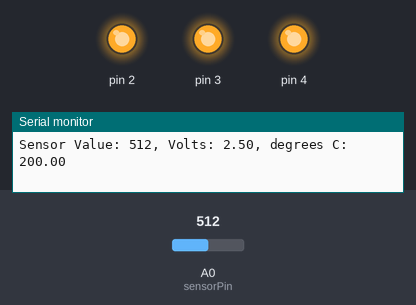
Simulated run of this sketch. Board: Arduino Uno, built with avr-gcc and run on an emulated ATmega328P. Parts: output pins drawn as LEDs (lit = HIGH), the last lines printed to the serial monitor. The test bench sets the inputs (shaded band); at power-on: A0 (sensorPin) = 512.

Above: at 1.2 s.
1.3 s: A0 (sensorPin) set to 164
4.3 s: A0 (sensorPin) set to 151
At 5.4 s:
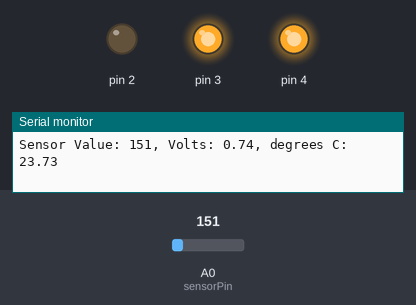
5.8 s: A0 (sensorPin) set to 122
At 6.8 s:
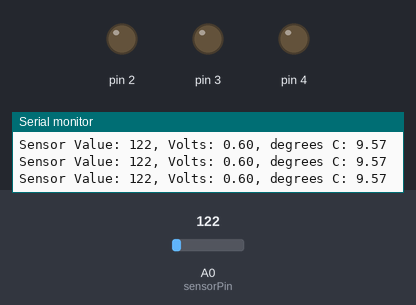
7.3 s: A0 (sensorPin) set to 1023
At 8.5 s:
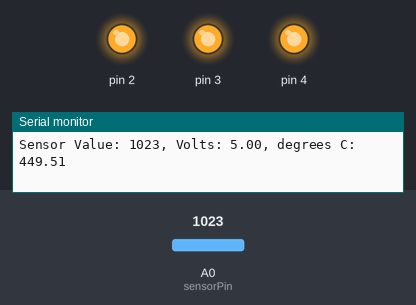
8.8 s: A0 (sensorPin) set to 0
At 10.0 s:
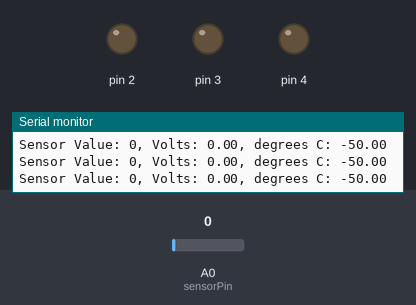
Timing chart, 0 to 11.3 s (numbered marks = the images above; inputs shaded):
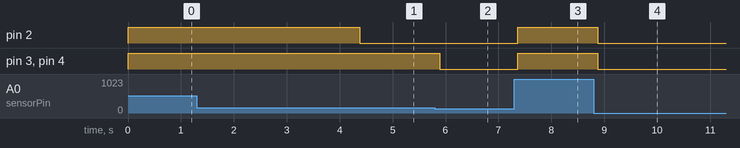

The sketch:

LoveMeterTempSensor.ino
```cpp
const int sensorPin = A0;
const float baselineTemp = 18.0;


void setup() {
  Serial.begin(9600);

  //Pin setup for LEDS
  for (int pinNumber = 2; pinNumber < 5; pinNumber++) {
    pinMode(pinNumber, OUTPUT);
    digitalWrite(pinNumber, LOW);
  }
}

void loop() {
  int sensorVal = analogRead(sensorPin);
  float voltage = (sensorVal / 1024.0) * 5.0;
  float temperature = (voltage - 0.5) * 100; //celsius

  Serial.print("Sensor Value: ");
  Serial.print(sensorVal);
  Serial.print(", Volts: ");
  Serial.print(voltage);
  Serial.print(", degrees C: ");
  Serial.println(temperature);

  if (temperature < baselineTemp + 2){
    digitalWrite(4, LOW);
    digitalWrite(3, LOW);
    digitalWrite(2, LOW);
  } else if (temperature >= baselineTemp + 2 && temperature < baselineTemp + 4) {
    digitalWrite(4, HIGH);
    digitalWrite(3, LOW);
    digitalWrite(2, LOW);
  } else if (temperature >= baselineTemp + 4 && temperature < baselineTemp + 6) {
    digitalWrite(4, HIGH);
    digitalWrite(3, HIGH);
    digitalWrite(2, LOW);
  } else if (temperature >= baselineTemp + 6) {
    digitalWrite(4, HIGH);
    digitalWrite(3, HIGH);
    digitalWrite(2, HIGH);
  }

  delay(1);
}
```

Measured:
- the behaviour switches between 152 and 151 on A0 (sensorPin) (found by bisection; images 0 and 1)
- after the input at 4.3 s, pin 2: HIGH → LOW after 0.08 s
- after the input at 5.8 s, pin 3, pin 4: HIGH → LOW after 0.09 s
- after the input at 7.3 s, pin 2–4: LOW → HIGH after 0.07 s
- after the input at 8.8 s, pin 2–4: HIGH → LOW after 0.08 s
